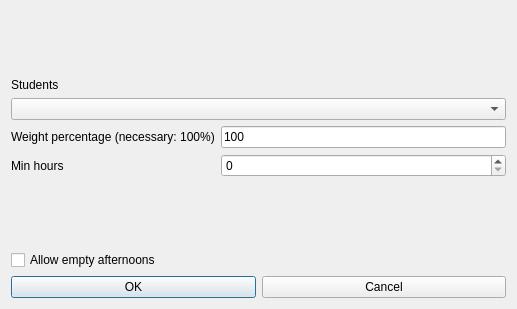
<?xml version="1.0" encoding="UTF-8"?>
<ui version="4.0">
 <class>ModifyConstraintStudentsSetMinHoursPerAfternoonForm_template</class>
 <widget class="QDialog" name="ModifyConstraintStudentsSetMinHoursPerAfternoonForm_template">
  <property name="geometry">
   <rect>
    <x>0</x>
    <y>0</y>
    <width>517</width>
    <height>309</height>
   </rect>
  </property>
  <property name="windowTitle">
   <string extracomment="This is the title of the dialog to modify a constraint of this type">Modify students set min hours per afternoon</string>
  </property>
  <layout class="QGridLayout" name="gridLayout">
   <item row="1" column="0">
    <widget class="QLabel" name="studentsTextLabel">
     <property name="text">
      <string>Students</string>
     </property>
    </widget>
   </item>
   <item row="3" column="0">
    <widget class="QLabel" name="weightTextLabel">
     <property name="text">
      <string>Weight percentage (necessary: 100%)</string>
     </property>
    </widget>
   </item>
   <item row="5" column="0">
    <spacer name="verticalSpacer_2">
     <property name="orientation">
      <enum>Qt::Vertical</enum>
     </property>
     <property name="sizeHint" stdset="0">
      <size>
       <width>20</width>
       <height>43</height>
      </size>
     </property>
    </spacer>
   </item>
   <item row="4" column="1" colspan="2">
    <widget class="QSpinBox" name="minHoursSpinBox"/>
   </item>
   <item row="6" column="0" colspan="2">
    <widget class="QCheckBox" name="allowEmptyAfternoonsCheckBox">
     <property name="text">
      <string>Allow empty afternoons</string>
     </property>
    </widget>
   </item>
   <item row="7" column="0" colspan="3">
    <layout class="QHBoxLayout" name="horizontalLayout">
     <item>
      <widget class="QPushButton" name="okPushButton">
       <property name="text">
        <string>OK</string>
       </property>
      </widget>
     </item>
     <item>
      <widget class="QPushButton" name="cancelPushButton">
       <property name="text">
        <string>Cancel</string>
       </property>
      </widget>
     </item>
    </layout>
   </item>
   <item row="3" column="1" colspan="2">
    <widget class="QLineEdit" name="weightLineEdit">
     <property name="text">
      <string notr="true">100</string>
     </property>
    </widget>
   </item>
   <item row="2" column="0" colspan="3">
    <widget class="QComboBox" name="studentsComboBox"/>
   </item>
   <item row="0" column="0">
    <spacer name="verticalSpacer">
     <property name="orientation">
      <enum>Qt::Vertical</enum>
     </property>
     <property name="sizeHint" stdset="0">
      <size>
       <width>20</width>
       <height>43</height>
      </size>
     </property>
    </spacer>
   </item>
   <item row="4" column="0">
    <widget class="QLabel" name="minHoursTextLabel">
     <property name="text">
      <string>Min hours</string>
     </property>
    </widget>
   </item>
  </layout>
 </widget>
 <resources/>
 <connections/>
</ui>
